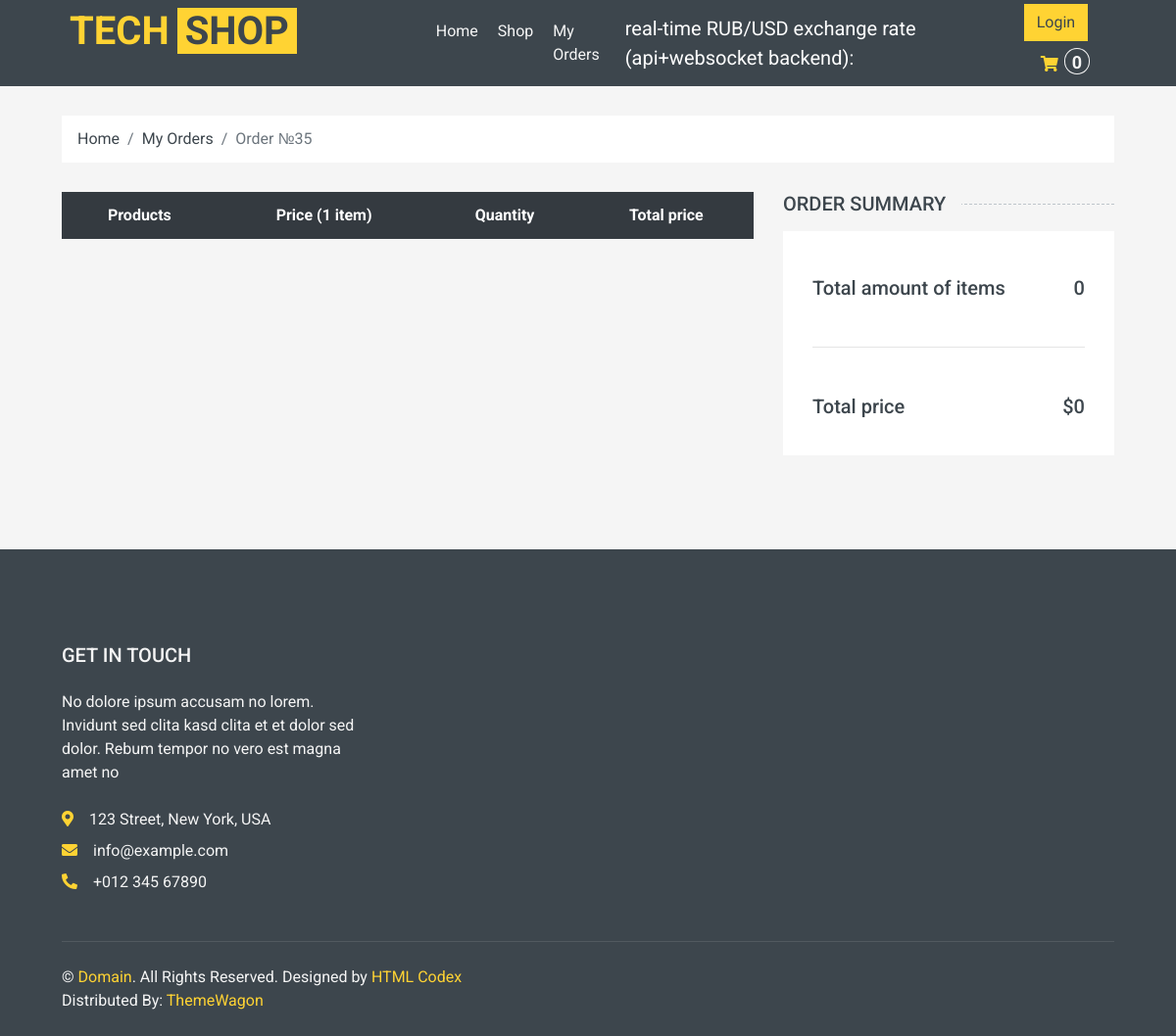
Before: /order_detail/35 with the older database file.
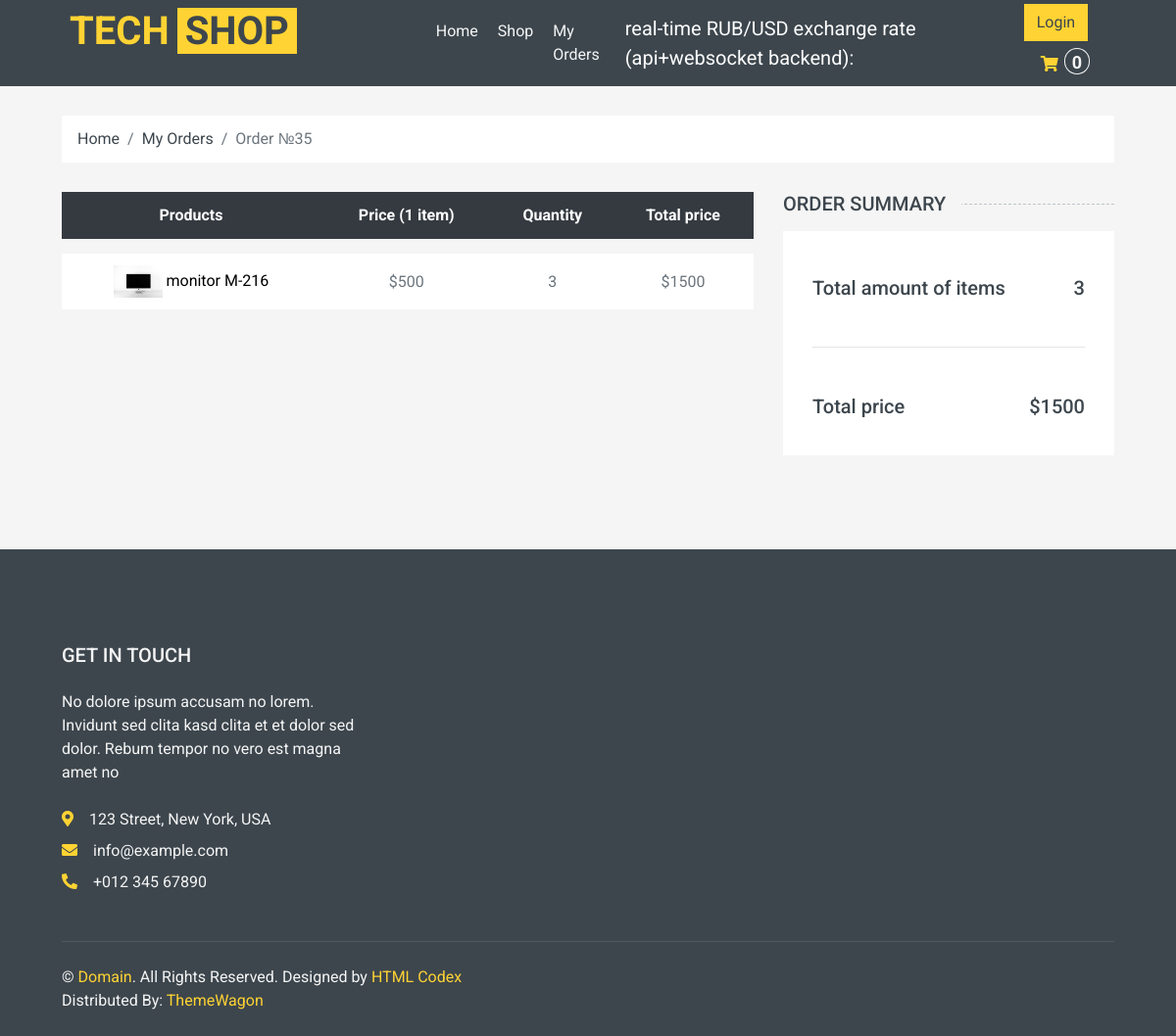
After: the same page with the newer database file.
### shop/models.py (models this page shows, shortened)
class Order(models.Model):
    STATUS = (
    ("Pending", "Pending"),
    ("Ready", "Ready"),
    ("Delivered", "Delivered"),
    ("Cart", "Cart"),
    )
    date_created = models.DateTimeField(null = True)
    products = models.ManyToManyField("Product")
    customer = models.ForeignKey(User, blank = True, null = True, on_delete = models.SET_NULL)
    status = models.CharField(choices = STATUS, default = "Pending", max_length = 255)
    date_added = models.DateTimeField(auto_now_add = True, null = True)
    @property
    def order_total_price(self):
        return sum([item.total_item_price for item in self.orderitem_set.all()])
    @property
    def order_total_quantity(self):
        return sum([item.quantity for item in self.orderitem_set.all()])

class OrderItem(models.Model):
    order = models.ForeignKey("Order", on_delete = models.CASCADE)
    product = models.ForeignKey("Product", null = True, blank = True, on_delete = models.CASCADE )
    quantity = models.IntegerField()
    date_added = models.DateTimeField(auto_now = True, null = True, blank = True)
    @property
    def total_item_price(self):
        return self.product.price * self.quantity

class Product(models.Model):
    CATEGORY = (
    ("Tech", "Tech"),
    ("New", "New"),
    ("Popular", "Popular"),
    )
    default_description = """
    Eos no lorem eirmod diam diam, eos elitr et gubergren diam sea. Consetetur vero aliquyam invidunt duo dolores et duo sit. Vero diam ea vero et dolore rebum, dolor rebum eirmod consetetur invidunt sed sed et, lorem duo et eos elitr, sadipscing kasd ipsum rebum diam. Dolore diam stet rebum sed tempor kasd eirmod. Takimata kasd ipsum accusam sadipscing, eos dolores sit no ut diam consetetur duo justo est, sit sanctus diam tempor aliquyam eirmod nonumy rebum dolor accusam, ipsum kasd eos consetetur at sit rebum, diam kasd invidunt tempor lorem, ipsum lorem elitr sanctus eirmod takimata dolor ea invidunt.

    Dolore magna est eirmod sanctus dolor, amet diam et eirmod et ipsum. Amet dolore tempor consetetur sed lorem dolor sit lorem tempor. Gubergren amet amet labore sadipscing clita clita diam clita. Sea amet et sed ipsum lorem elitr et, amet et labore voluptua sit rebum. Ea erat sed et diam takimata sed justo. Magna takimata justo et amet magna et.
    """
    name = models.CharField(verbose_name = "название продукта" , max_length = 100)
    price = models.IntegerField(null = True, blank = True)
    description = models.TextField(default = default_description, blank = True)
    rating = models.IntegerField(null = True, blank = True)
    pic = models.ImageField(upload_to = "shop/%Y/%m", null = True, blank = True, default = "default_picture.png")
    added_at = models.DateTimeField(verbose_name = "Data of appearance", auto_now_add = True, null = True)
    category = models.CharField(max_length = 100, choices = CATEGORY)
    slug = models.SlugField(blank = True)

### shop/views.py (the view)
# urls.py: path('order_detail/<int:order_id>', order_detail, name = "order_detail"),
def order_detail(request, order_id):
    order = Order.objects.get(id=order_id)
    order_items = OrderItem.objects.all().filter(order = order)
    ctx = {
    "order":order,
    "order_items" : order_items,
    }
    return render(request, "orders/order_detail.html", ctx)

### shop/context_processors.py (called while the page is built)
def get_cart_total(request):
    crt = get_cart(request)
    return {"crt_total_quantity": crt.order_total_quantity}

### shop/utils.py (called while the page is built)
def get_cart(request):
    user = request.user
    if user.is_authenticated:
        crt, created = Order.objects.get_or_create(customer = user, status = "Cart")
    else:
        crt, created = Order.objects.get_or_create(customer = None, status = "Cart")
    return crt

### templates/orders/order_detail.html (shortened to what this page needs)
{%extends "main.html"%}
{%load static%}
{%block cart%}
    <div class="container-fluid">
        <div class="row px-xl-5">
            <div class="col-12">
                <nav class="breadcrumb bg-light mb-30">
                    <a class="breadcrumb-item text-dark" href="{%url 'index'%}">Home</a>
                    <a class="breadcrumb-item text-dark" href="{%url 'my_orders'%}">My Orders</a>
                    <span class="breadcrumb-item active">Order №{{order.id}}</span>
                </nav>
            </div>
        </div>
    </div>
    <div class="container-fluid">
        <div class="row px-xl-5">
            <div class="col-lg-8 table-responsive mb-5">
                <table class="table table-light table-borderless table-hover text-center mb-0">
                    <thead class="thead-dark">
                        <tr>
                            <th>Products</th>
                            <th>Price (1 item)</th>
                            <th>Quantity</th>
                            <th>Total price</th>
                        </tr>
                    </thead>
                    <tbody class="align-middle">
                        {% for item in order_items%}
                        <tr data-product_id_item ={{item.product.id}} >
                            <td class="align-middle">
                              <img src="{{item.product.pic.url}}" alt="" style="width: 50px;">
                               <a href="{%url 'detail' item.product.slug %}" style = "color:black;">{{item.product.name}}</a>
                            </td>
                            <td class="align-middle">${{item.product.price}} </td>
                            <td class="align-middle" data-product_id_price ={{item.product.id}} >{{item.quantity}}</td>
                            <td class="align-middle" data-product_id_price ={{item.product.id}} >${{item.total_item_price}}</td>
                        </tr>
                        {% endfor %}
                    </tbody>
                </table>
            </div>
            <div class="col-lg-4">
                <h5 class="section-title position-relative text-uppercase mb-3"><span class="bg-secondary pr-3">Order Summary</span></h5>
                <div class="bg-light p-30 mb-5">
                    <div class="pt-2">
                        <div class="d-flex justify-content-between mt-2">
                            <h5>Total amount of items</h5>
                            <h5 class = "crt_total_price">{{order.order_total_quantity}}</h5>
                        </div>
                        <br>
                        <hr>
                        <br>
                        <div class="d-flex justify-content-between mt-2">
                            <h5>Total price</h5>
                            <h5 class = "crt_total_price">${{order.order_total_price}}</h5>
                        </div>
                    </div>
                </div>
            </div>
        </div>
    </div>
{%endblock%}

Changed rows visible on the page:
computed for Order id 35: order_total_quantity "0" → "3"; order_total_price "0" → "1500"
added OrderItem: product.pic (picture), product.name "monitor M-216", product.price "500", quantity "3", total_item_price "1500"
